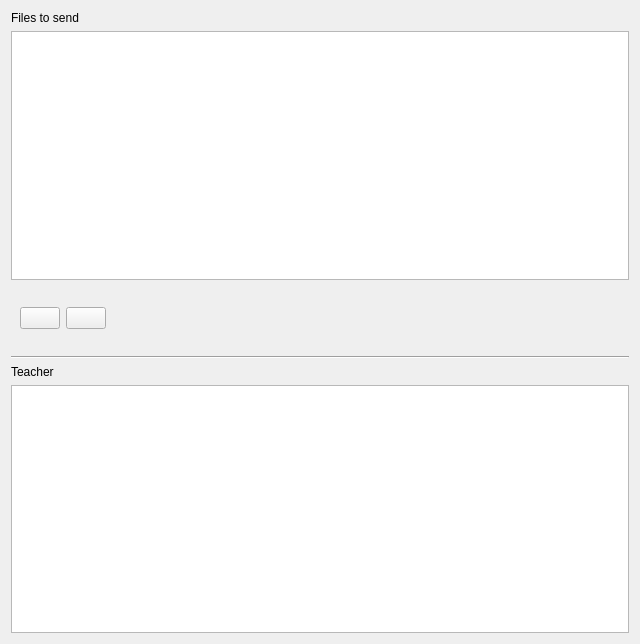
<?xml version="1.0" encoding="UTF-8"?>
<ui version="4.0">
 <class>frame1</class>
 <widget class="QFrame" name="frame1">
  <property name="geometry">
   <rect>
    <x>0</x>
    <y>0</y>
    <width>640</width>
    <height>644</height>
   </rect>
  </property>
  <property name="windowTitle">
   <string>Frame</string>
  </property>
  <layout class="QVBoxLayout" name="verticalLayout">
   <item>
    <widget class="QLabel" name="label">
     <property name="text">
      <string>Files to send</string>
     </property>
    </widget>
   </item>
   <item>
    <widget class="QListWidget" name="listFiles"/>
   </item>
   <item>
    <widget class="QWidget" name="widget" native="true">
     <property name="sizePolicy">
      <sizepolicy hsizetype="Maximum" vsizetype="Preferred">
       <horstretch>0</horstretch>
       <verstretch>0</verstretch>
      </sizepolicy>
     </property>
     <property name="minimumSize">
      <size>
       <width>0</width>
       <height>64</height>
      </size>
     </property>
     <layout class="QHBoxLayout" name="horizontalLayout">
      <item>
       <widget class="QPushButton" name="btnAdd">
        <property name="sizePolicy">
         <sizepolicy hsizetype="Maximum" vsizetype="Maximum">
          <horstretch>0</horstretch>
          <verstretch>0</verstretch>
         </sizepolicy>
        </property>
        <property name="text">
         <string/>
        </property>
        <property name="icon">
         <iconset theme="list-add"/>
        </property>
       </widget>
      </item>
      <item>
       <widget class="QPushButton" name="btnRemove">
        <property name="sizePolicy">
         <sizepolicy hsizetype="Maximum" vsizetype="Maximum">
          <horstretch>0</horstretch>
          <verstretch>0</verstretch>
         </sizepolicy>
        </property>
        <property name="text">
         <string/>
        </property>
        <property name="icon">
         <iconset theme="list-remove"/>
        </property>
       </widget>
      </item>
     </layout>
    </widget>
   </item>
   <item>
    <widget class="Line" name="line">
     <property name="orientation">
      <enum>Qt::Horizontal</enum>
     </property>
    </widget>
   </item>
   <item>
    <widget class="QLabel" name="label_2">
     <property name="text">
      <string>Teacher</string>
     </property>
    </widget>
   </item>
   <item>
    <widget class="QListView" name="listTeachers"/>
   </item>
  </layout>
 </widget>
 <resources/>
 <connections/>
</ui>
